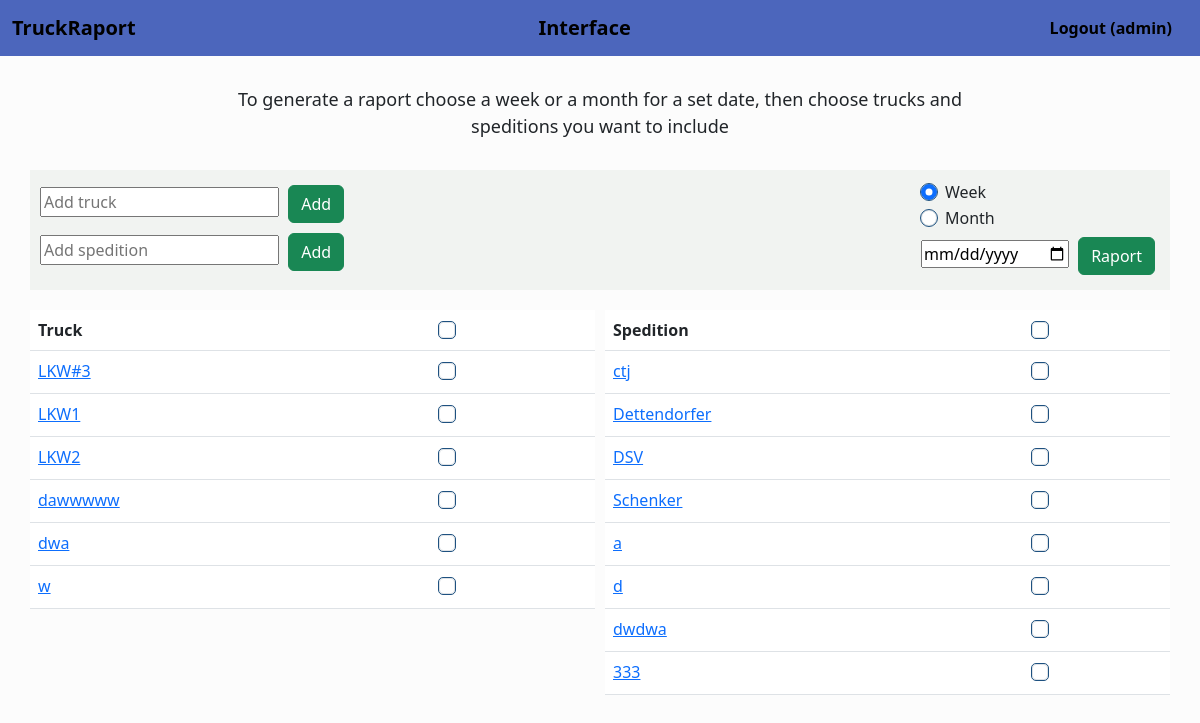
The page /trucks (signed in) on the database as committed earlier.
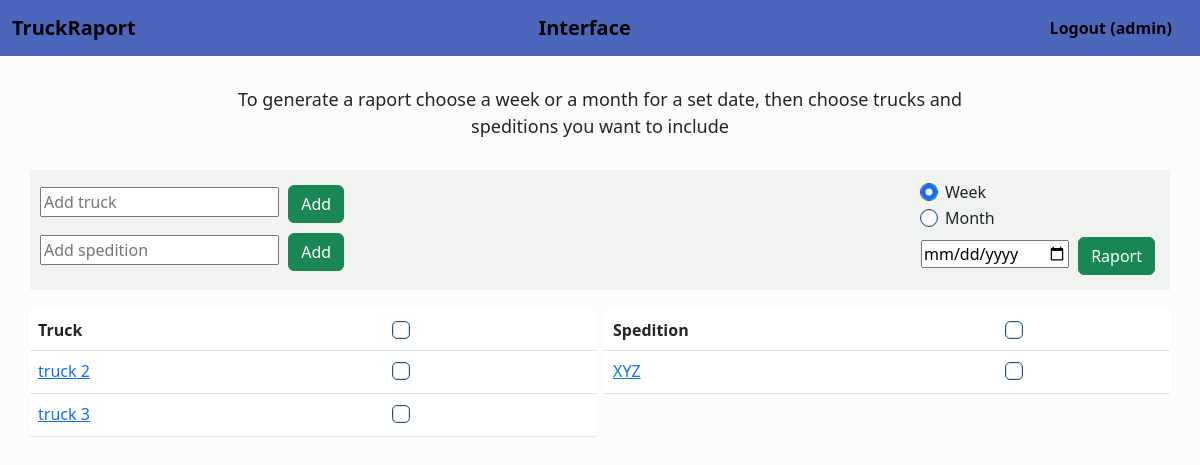
The same page on the database as committed later.
### truck/models.py (models this page shows, shortened)
class User(AbstractUser):
    id = models.AutoField(primary_key=True)
    default_rate = models.DecimalField(max_digits=10, decimal_places=2, default=1.3)
    def __str__(self):
        return f"{self.username}"

class Truck(models.Model):
    id = models.AutoField(primary_key=True)
    user = models.ForeignKey(User, on_delete=models.CASCADE)
    name = models.CharField(max_length=20, default="Default")

class Spedition (models.Model):
    id = models.AutoField(primary_key=True)
    name = models.CharField(max_length=30)
    user = models.ForeignKey(User, on_delete=models.CASCADE)

### truck/views.py (the view)
# urls.py: path("trucks", views.trucks, name="trucks"),
def trucks(request):
    if request.method == "POST":
        form = TruckForm(request.POST)
        if form.is_valid():
            name = form.cleaned_data["Name"]
            truck = Truck(user=request.user, name=name)
            truck.save()
            return HttpResponseRedirect(reverse("trucks"))
    else:
        try:
            truck = Truck.objects.filter(user=request.user).order_by("name")
            speditions = Spedition.objects.filter(user=request.user)
        except TypeError:
            return render(request, "truck/login.html", {
                "message": "Required to log in"
            })
        return render(request, "truck/trucks.html", {
            "truckform": TruckForm(),
            "trucks": truck,
            "raport": RaportForm(),
            "spedition": SpeditionForm(),
            "speditions": speditions
        })

### truck/views.py
class TruckForm(forms.Form):
    Name = forms.CharField(
        max_length = 20,
        label='Truck',
        widget=forms.TextInput(attrs={'placeholder': 'Add truck', 'required': 'true'})
        )

class RaportForm(forms.Form):
    Date = forms.DateField(widget=forms.DateInput(attrs={'type': 'date'}))

### truck/templates/truck/trucks.html (shortened to what this page needs)
{% extends "truck/layout.html" %}
{% load static %}
{% block body %}
<div id="trucks_body">
<div id="info">
        To generate a raport choose a week or a month for a set date, then choose trucks and speditions you want to include
</div>
<div id="forms">
    <div id="add_forms">
<form action="{% url 'trucks' %}" method="post">
    {{ truckform.Name }}
    <button type="submit" class="btn btn-success">Add</button>
    </form>
    <form action="{% url 'add_spedition' %}" method="post">
        {{ spedition.Name }}
        <button type="submit" class="btn btn-success">Add</button>
        </form>
    </div>
<form action="{% url 'raport' %}" method="post">
<div class="form-check">
    <input class="form-check-input" type="radio" name="week_or_month" value="week" checked>
    <label class="form-check-label" for="radiobutton1">
        Week
    </label>
</div>
<div class="form-check">
    <input class="form-check-input" type="radio" name="week_or_month"
           value="month">
    <label class="form-check-label" for="exampleRadios2">
        Month
    </label>
</div>
    {{ raport.Date }} <input class="btn btn-success" type="submit" value="Raport">
</div>
<div id="tables">
<div class="row">
    <div class="column">
<table class="table table-hover">
    <thead>
      <tr>
        <th scope="col">Truck</th>
        <th scope="col"><input class="form-check-input" type="checkbox" id="all_trucks"> </th>
      </tr>
    </thead>
    <tbody>
{% for truck in trucks %}
<tr>
    <td>
        <a href="{% url 'truck_view' truck.id %}">{{ truck.name }}</a>
    </td>
    <td>
        <div class="form-check">
            <input class="form-check-input" type="checkbox" id="truck_box" value={{ truck.id }} name="truck_box">
        </div>
    </td>
</tr>
{% endfor %}
</table>
    </div>
    <div class="column">
<table class="table table-hover">
    <thead>
      <tr>
        <th scope="col">Spedition</th>
        <th scope="col"><input class="form-check-input" type="checkbox" id="all_sped"> </th>
      </tr>
    </thead>
    <tbody>
{% for sped in speditions %}
<tr>
    <td>
        <a href="{% url 'speditions' %}">{{ sped.name }}</a>
    </td>
    <td>
        <div class="form-check">
            <input class="form-check-input" type="checkbox" id="sped_box" value={{ sped.id }} name="sped_box">
        </div>
    </td>
</tr>
{% endfor %}
</table>
</div>
</div>
</div>
</div>
{% endblock %}

### truck/templates/truck/layout.html (shortened to what this page needs)
{% load static %}
<!DOCTYPE html>
<html lang="en">
    <head>
        <link href="https://cdn.jsdelivr.net/npm/bootstrap@5.3.0-alpha1/dist/css/bootstrap.min.css" rel="stylesheet">
        <link href="{% static 'truck/styles.css' %}" rel="stylesheet">
    </head>
    <body>
        <nav class="navbar navbar-expand-lg navbar-light", style="background-color: #4c66bc;">
            <div class="container-fluid">
              <a class="navbar-brand" href="{% url 'index' %}"><b>TruckRaport</b></a>
              <a class="navbar-brand" href="{% url 'trucks' %}"><b>Interface</b></a>
              <ul class="nav justify-content-end">
                    {% if user.is_authenticated %}
                    <li class="nav-item">
                      <a class="nav-link" href="{% url 'logout' %}" style="color: black"><b>Logout ({{ user }})</b></a>
                    </li>
                    {% endif %}
                </ul>
              </div>
          </nav>
                {% block body %}
                {% endblock %}
    </body>
</html>

### truck/static/truck/styles.css (style rules this page uses)
.row { display: flex; margin-left:-5px; margin-right:-5px; }
.column { flex: 50%; padding: 5px; }
.form-check-input { outline: 1px solid #1e5180; }
table { background-color: #f1f3f1; }
#forms { background-color: #f1f3f1; display: flex; justify-content: space-between; margin-bottom: 15px; padding: 10px; }
.btn-success { margin: 5px; }
body { background-color: #fcfcfc; border-radius: 5px; }
#info { text-align: center; margin-top: 15px ; margin-bottom: 15px; padding: 15px; margin-left: 15%; margin-right: 15%; font-size: large; }
#trucks_body { margin: auto; width: 95%; border-radius: 5px; }

Rows that differ between the two databases and show on the page:
removed Truck: name "LKW#3"
removed Truck: name "LKW1"
removed Truck: name "LKW2"
removed Truck: name "dawwwww"
removed Truck: name "dwa"
removed Truck: name "w"
removed Spedition: name "ctj"
removed Spedition: name "Dettendorfer"
removed Spedition: name "DSV"
removed Spedition: name "Schenker"
removed Spedition: name "a"
removed Spedition: name "d"
removed Spedition: name "dwdwa"
removed Spedition: name "333"
added Truck: name "truck 2"
added Truck: name "truck 3"
added Spedition: name "XYZ"
